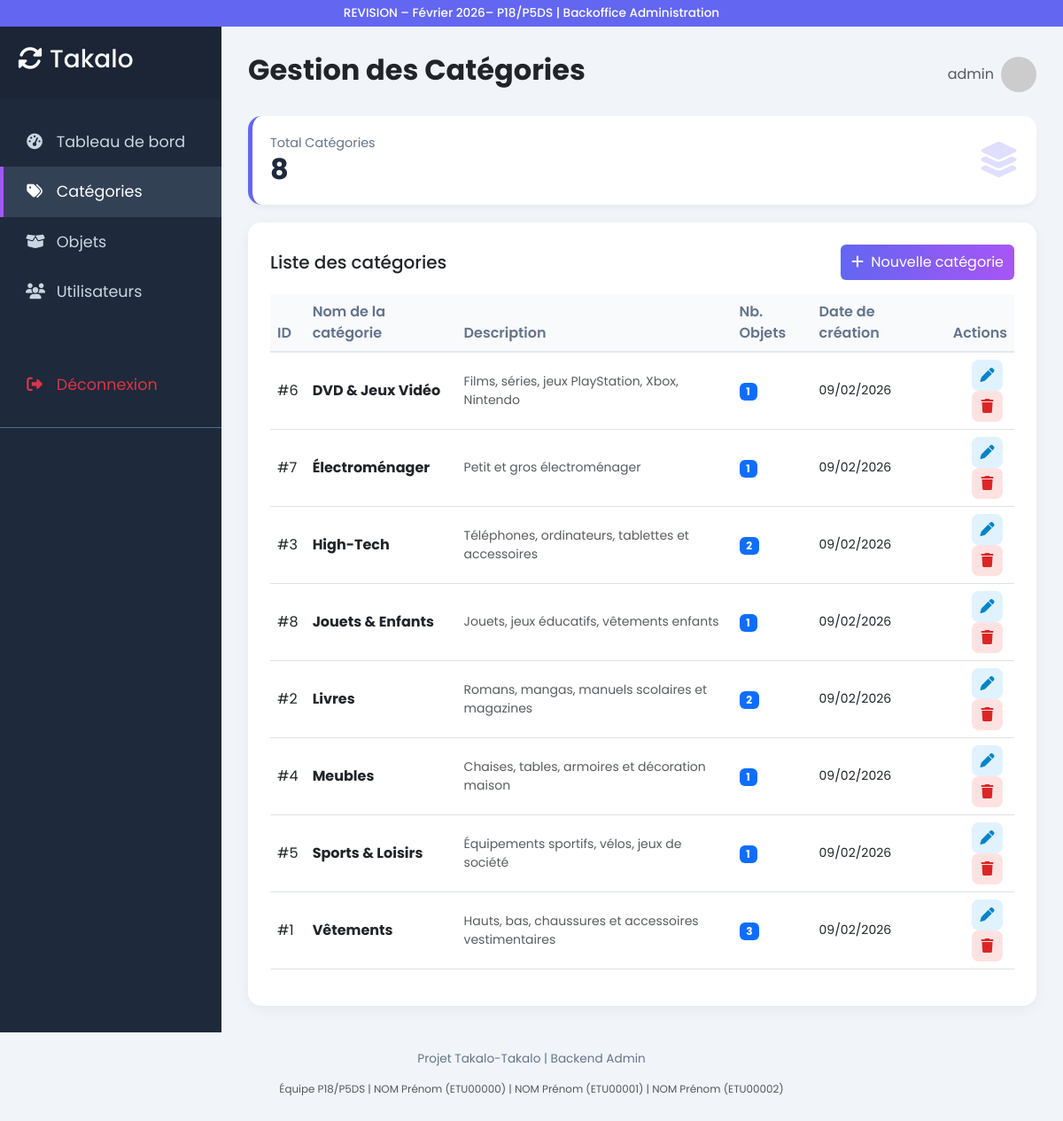
Page /admin/categories (signed in) on the committed database.
### tables this page shows
CREATE TABLE IF NOT EXISTS categories (
    id INT AUTO_INCREMENT PRIMARY KEY,
    name VARCHAR(100) NOT NULL UNIQUE,
    description TEXT DEFAULT NULL,
    created_at DATETIME DEFAULT CURRENT_TIMESTAMP,
    updated_at DATETIME DEFAULT NULL ON UPDATE CURRENT_TIMESTAMP
);

### controllers/AdminController.php (called while the page is built, shortened)
<?php
require_once __DIR__ . '/../models/Category.php';
class AdminController extends BaseController {
    private Category $categoryModel;
    public function __construct() {
        $this->categoryModel = new Category();
    }
    public function categories(): void {
        $categories = $this->categoryModel->getAllWithObjectCount();
        $this->render('admin/categories', [
            'title' => 'Gestion des Catégories',
            'categories' => $categories,
            'flash' => $this->getFlash(),
            'csrf_token' => $this->generateCsrf()
        ], 'admin');
    }
}

### config/Database.php (called while the page is built, shortened)
<?php
class Database {
    private static ?PDO $instance = null;
    public static function getInstance(): PDO {
        if (self::$instance === null) {
            try {
                $dsn = "mysql:host=" . self::HOST . ";dbname=" . self::DBNAME . ";charset=" . self::CHARSET;
                self::$instance = new PDO($dsn, self::USERNAME, self::PASSWORD, [
                    PDO::ATTR_ERRMODE => PDO::ERRMODE_EXCEPTION,
                    PDO::ATTR_DEFAULT_FETCH_MODE => PDO::FETCH_ASSOC,
                    PDO::ATTR_EMULATE_PREPARES => false
                ]);
            } catch (PDOException $e) {
                die("Erreur de connexion à la base de données: " . $e->getMessage());
            }
        }
        return self::$instance;
    }
}

### models/BaseModel.php (called while the page is built, shortened)
<?php
require_once __DIR__ . '/../config/Database.php';
abstract class BaseModel {
    public function __construct() {
        $this->db = Database::getInstance();
    }
}

### models/Category.php (called while the page is built, shortened)
<?php
require_once __DIR__ . '/BaseModel.php';
class Category extends BaseModel {
    protected string $table = 'categories';
    public function getAllWithObjectCount(): array {
        $sql = "SELECT c.*, COUNT(o.id) as object_count
                FROM {$this->table} c
                LEFT JOIN objects o ON c.id = o.category_id
                GROUP BY c.id
                ORDER BY c.name ASC";
        $stmt = $this->db->query($sql);
        return $stmt->fetchAll();
    }
}

### views/admin/categories.php (the view, shortened to what this page needs)
<div class="stat-card">
    <div class="stat-info">
        <p>Total Catégories</p>
        <h3 id="categoryCount"><?= count($categories ?? []) ?></h3>
    </div>
    <div class="stat-icon">
        <i class="fas fa-layer-group"></i>
    </div>
</div>
<div class="table-container">
    <div class="d-flex justify-content-between mb-3">
        <h5 class="mt-2">Liste des catégories</h5>
        <button class="btn btn-primary btn-add text-white" data-bs-toggle="modal" data-bs-target="#categoryModal" onclick="prepareAdd()">
            <i class="fas fa-plus me-1"></i> Nouvelle catégorie
        </button>
    </div>
    <div class="table-responsive">
        <table class="table table-hover align-middle">
            <thead>
                <tr>
                    <th>ID</th>
                    <th>Nom de la catégorie</th>
                    <th>Description</th>
                    <th>Nb. Objets</th>
                    <th>Date de création</th>
                    <th class="text-end">Actions</th>
                </tr>
            </thead>
            <tbody id="categoryTableBody">
                <?php if (empty($categories)): ?>
                <tr>
                    <td colspan="6" class="text-center text-muted py-4">
                        <i class="fas fa-inbox fa-3x mb-3 d-block"></i>
                        Aucune catégorie pour le moment
                    </td>
                </tr>
                <?php else: ?>
                <?php foreach ($categories as $cat): ?>
                <tr>
                    <td>#<?= $cat['id'] ?></td>
                    <td class="fw-bold text-dark"><?= htmlspecialchars($cat['name']) ?></td>
                    <td class="text-muted small"><?= htmlspecialchars($cat['description'] ?? '-') ?></td>
                    <td>
                        <span class="badge bg-primary"><?= $cat['object_count'] ?? 0 ?></span>
                    </td>
                    <td class="small"><?= date('d/m/Y', strtotime($cat['created_at'])) ?></td>
                    <td class="text-end">
                        <button class="btn btn-action btn-edit" onclick="prepareEdit(<?= $cat['id'] ?>, '<?= htmlspecialchars($cat['name'], ENT_QUOTES) ?>', '<?= htmlspecialchars($cat['description'] ?? '', ENT_QUOTES) ?>')" title="Modifier">
                            <i class="fas fa-pen"></i>
                        </button>
                        <button class="btn btn-action btn-delete" onclick="deleteCategory(<?= $cat['id'] ?>)" title="Supprimer">
                            <i class="fas fa-trash"></i>
                        </button>
                    </td>
                </tr>
                <?php endforeach; ?>
                <?php endif; ?>
            </tbody>
        </table>
    </div>
</div>

### views/layouts/admin.php (style rules this page uses)
:root { --primary-color: #6366f1; --secondary-color: #a855f7; --sidebar-bg: #1e293b; --sidebar-hover: #334155; --text-light: #f8fafc; }
body { font-family: 'Poppins', sans-serif; background-color: #f1f5f9; overflow-x: hidden; }
.stat-card { background: white; border-radius: 15px; padding: 20px; box-shadow: 0 4px 6px -1px rgba(0, 0, 0, 0.05); display: flex; align-items: center; justify-content: space-between; margin-bottom: 20px; border-left: 5px solid var(--primary-color); }
.stat-icon { font-size: 2.5rem; color: var(--primary-color); opacity: 0.2; }
.stat-info h3 { margin: 0; font-size: 2rem; font-weight: 700; color: #1e293b; }
.stat-info p { margin: 0; color: #64748b; font-size: 0.9rem; }
.table-container { background: white; padding: 25px; border-radius: 15px; box-shadow: 0 4px 15px rgba(0, 0, 0, 0.05); }
.table thead th { background-color: #f8fafc; color: #64748b; font-weight: 600; border-bottom: 2px solid #e2e8f0; }
.btn-action { width: 35px; height: 35px; padding: 0; display: inline-flex; align-items: center; justify-content: center; border-radius: 8px; margin-right: 5px; transition: transform 0.2s; }
.btn-edit { background-color: #e0f2fe; color: #0284c7; border: none; }
.btn-delete { background-color: #fee2e2; color: #dc2626; border: none; }
.btn-add { background: linear-gradient(to right, var(--primary-color), var(--secondary-color)); border: none; }

### rows in the picture
categories: id "6", name "DVD & Jeux Vidéo", description "Films, séries, jeux PlayStation, Xbox, Nintendo", object_count "1", created_at "09/02/2026"
categories: id "7", name "Électroménager", description "Petit et gros électroménager", object_count "1", created_at "09/02/2026"
categories: id "3", name "High-Tech", description "Téléphones, ordinateurs, tablettes et accessoires", object_count "2", created_at "09/02/2026"
categories: id "8", name "Jouets & Enfants", description "Jouets, jeux éducatifs, vêtements enfants", object_count "1", created_at "09/02/2026"
categories: id "2", name "Livres", description "Romans, mangas, manuels scolaires et magazines", object_count "2", created_at "09/02/2026"
categories: id "4", name "Meubles", description "Chaises, tables, armoires et décoration maison", object_count "1", created_at "09/02/2026"
categories: id "5", name "Sports & Loisirs", description "Équipements sportifs, vélos, jeux de société", object_count "1", created_at "09/02/2026"
categories: id "1", name "Vêtements", description "Hauts, bas, chaussures et accessoires vestimentaires", object_count "3", created_at "09/02/2026"

### other values in the picture
$title "Gestion des Catégories"
$_SESSION['admin_login'] "admin"
count($categories ?? []) "8"
APP_NAME "Takalo-Takalo"
implode(' | ', $members) "NOM Prénom (ETU00000) | NOM Prénom (ETU00001) | NOM Prénom (ETU00002)"
